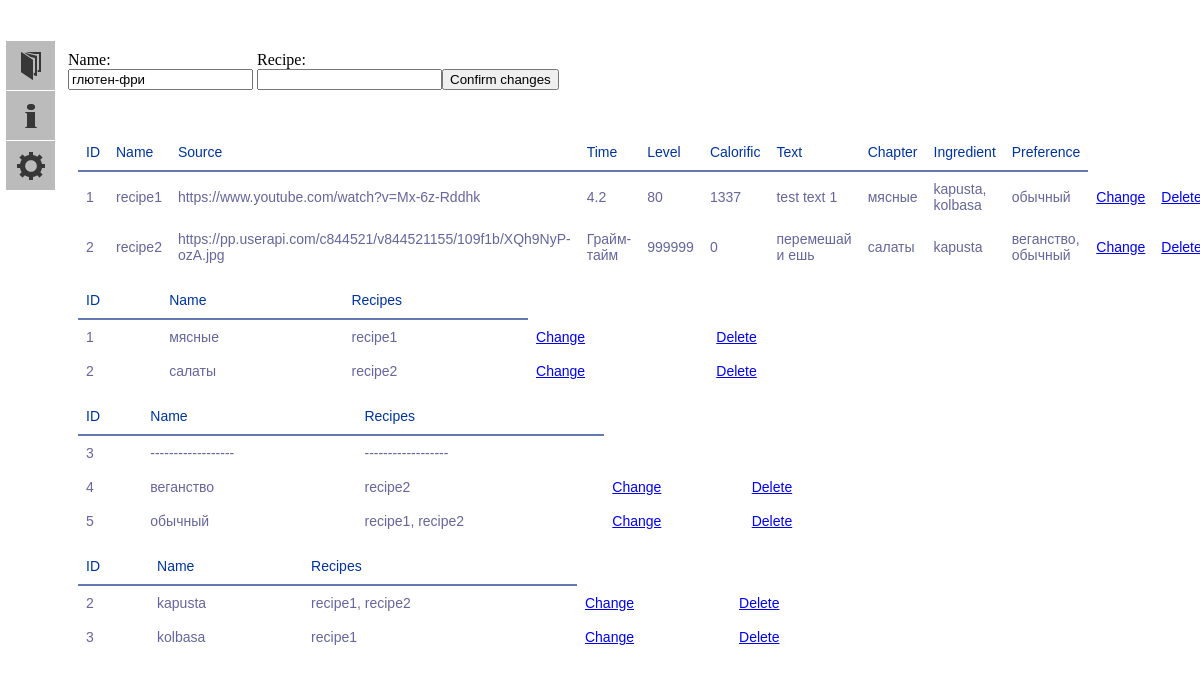
Page /change/preference/3 on the committed database.
### models.py (models this page shows, shortened)
class Preference(db.Model):
    id = db.Column(db.Integer, primary_key=True)
    name = db.Column(db.TEXT(16), index=True)
    rec_pref = db.relationship("RecipePreference", back_populates='preferences', cascade='all')
    def get_item(self, i):
        return {
            0: self.id,
            1: self.name,
            2: ', '.join(map(str, list('{}'.format(Recipe.query.get(x.recipe_id).name)
                                       for x in RecipePreference.query.filter_by(preference_id=self.id).all())))
        }[i]
    def __iter__(self):
        return (self.get_item(i) for i in range(0, 3))

class Recipe(db.Model):
    id = db.Column(db.Integer, primary_key=True)
    name = db.Column(db.TEXT(512), index=True)
    source = db.Column(db.TEXT(512))
    time = db.Column(db.String(32))
    level = db.Column(db.INT)
    calorific = db.Column(db.INT)
    text = db.Column(db.TEXT(8192))
    chapter_id = db.Column(db.Integer, db.ForeignKey("chapter.id", ondelete='CASCADE'), index=True)
    rec_ingr = db.relationship("RecipeIngredient", back_populates='recipes', cascade='all')
    rec_pref = db.relationship("RecipePreference", back_populates='recipes', cascade='all')
    def get_item(self, index):
        return {
            0: str(self.id),
            1: str(self.name),
            2: str(self.source),
            3: str(self.time),
            4: str(self.level),
            5: str(self.calorific),
            6: str(self.text),
            7: ', '.join(list('{}'.format(Chapter.query.get(x.id).name)
                              for x in Chapter.query.filter_by(id=self.chapter_id).all())),
            8: ', '.join(list('{}'.format(Ingredient.query.get(x.ingredient_id).name)
                              for x in RecipeIngredient.query.filter_by(recipe_id=self.id).all())),
            9: ', '.join(list('{}'.format(Preference.query.get(x.preference_id).name)
                              for x in RecipePreference.query.filter_by(recipe_id=self.id).all()))
        }[index]
    def __iter__(self):
        return (self.get_item(i) for i in range(0, 10))

class Chapter(db.Model):
    id = db.Column(db.Integer, primary_key=True)
    name = db.Column(db.TEXT(16), index=True, unique=True)
    recipes = db.relationship("Recipe")
    def get_item(self, i):
        return {
            0: self.id,
            1: self.name,
            2: ", ".join('{}'.format(x.name) for x in self.recipes)
        }[i]
    def __iter__(self):
        return (self.get_item(i) for i in range(0, 3))

class Ingredient(db.Model):
    id = db.Column(db.Integer, primary_key=True)
    name = db.Column(db.TEXT(16), index=True)
    rec_ingr = db.relationship("RecipeIngredient", back_populates='ingredients', cascade='all')
    def get_item(self, i):
        return{
            0: self.id,
            1: self.name,
            2: ', '.join(map(str, list('{}'.format(Recipe.query.get(x.recipe_id).name)
                                       for x in RecipeIngredient.query.filter_by(ingredient_id=self.id).all())))
        }[i]
    def __iter__(self):
        return (self.get_item(i) for i in range(0, 3))

### app.py (the view)
@app.route('/change/<chtype>/<changing>', methods=['GET', 'POST'])
def change(changing, chtype):
    try:
        contents_dict = {
            "chapter": Chapter.query.all(),
            "recipe": Recipe.query.all(),
            "ingredient": Ingredient.query.all(),
            "preference": Preference.query.all()
        }
        form = form_dict[chtype]
        form = form()
        if form.validate_on_submit():
            form.create_instance(_id=changing)
            flash('{} changed successfully'.format(chtype.capitalize()))
            return redirect(url_for('index'))
        for i in range(len(form)):
            form.get_item(i).data = instance_dict[chtype].query.get(int(changing)).get_item(i)
        return render_template("change.html", form=form, index=int(changing), chtype=chtype, contents_dict=contents_dict,
                               statistics_dict=statistics_dict)
    except Exception:
        flash("An Error while Changing")
        return redirect(url_for('index'))

### forms.py (shortened to what this page needs)
class PreferenceForm(Finder):
    recipe = StringField('recipe', validators=[Regexp(".*")])

### forms.py (called while the page is built)
    def get_item(self, i):
        return {
            0: self.id,
            1: self.name,
            2: self.recipe
        }[i]

    def __len__(self):
        return 3

### templates/change.html (shortened to what this page needs)
{% extends "base.html" %}
{% block form %}
<form action="" method="post" name="find">
    <div class="change">
    <p class="change">
        Name:<br>
        {{ form.name }}<br>
        <br>
    </p>
    {% if chtype=='recipe' %}
        <p class="change">
            Source:<br>
            {{ form.source }}<br>
            {% for error in form.errors.source %}
                <span class="error">[{{error}}]</span>
            {% endfor %}<br>
        </p>
        <p class="change">
            Time:<br>
            {{ form.time }}<br>
            {% for error in form.errors.time %}
                <span class="error">[{{error}}]</span>
            {% endfor %}<br>
        </p>
        <p class="change">
            Level:<br>
            {{ form.level }}<br>
            {% for error in form.errors.level %}
                <span class="error">[{{error}}]</span>
            {% endfor %}<br>
        </p>
        <p class="change">
            Calorific:<br>
            {{ form.calorific }}<br>
            {% for error in form.errors.calorific %}
                <span class="error">[{{error}}]</span>
            {% endfor %}<br>
        </p>
        <p class="change">
            Chapter:<br>
            {{ form.chapter }}<br>
            {% for error in form.errors.chapter %}
                <span class="error">[{{error}}]</span>
            {% endfor %}<br>
        </p>
        <p class="change">
            Preference:<br>
            {{ form.preferences }}<br>
            {% for error in form.errors.preference %}
                <span class="error">[{{error}}]</span>
            {% endfor %}<br>
        </p>
        <p class="change">
            Ingredients:<br>
            {{ form.ingredients }}<br>
            {% for error in form.errors.ingredients %}
                <span class="error">[{{error}}]</span>
            {% endfor %}<br>
        </p>
        <p class="change">
            Text:<br>
            {{ form.text }}<br>
            {% for error in form.errors.text %}
                <span class="error">[{{error}}]</span>
            {% endfor %}<br>
        </p>
        <p class="change button-recipe">
            <input type="submit" class="" value="Confirm changes">
        </p>
    {% else %}
        <p class="change">
            Recipe:<br>
            {{ form.recipe }}<br>
            <br>
        </p>
        <p class="change button">
            <input type="submit" class="" value="Confirm changes">
        </p>
    {% endif %}
    </div>
</form>
<table class="recipe">
<tr><th>ID</th><th>Name</th><th>Source</th><th>Time</th><th>Level</th><th>Calorific</th><th>Text</th><th>Chapter</th>
    <th>Ingredient</th><th>Preference</th></tr>
{% for recipe in contents_dict["recipe"] %}
    <tr>
        {% if ((chtype == 'recipe') and ( index == recipe.id )) %}
            <td>{{ recipe.id }}</td>
            {% for i in "Refactor" %}
                <td> {{ i }} </td>
            {% endfor %}
        {% else %}
            {% for item in recipe %}
                <td>{{ item }}</td>
            {% endfor %}
            <td class="after-bt"><a href="{{ url_for('change', changing=recipe.id, chtype='recipe') }}">Change</a></td>
            <td class="after-bt"><a href="{{ url_for('delete', deleting=recipe.id, chtype='recipe') }}">Delete</a></td>
        {% endif %}
    </tr>
{% endfor %}
</table>
<table class="chapter">
<tr><th>ID</th><th>Name</th><th>Recipes</th>
{% for chapter in contents_dict["chapter"] %}
    <tr>
        {% if ( (chtype == 'chapter') and (index == chapter.id) ) %}
            <td>{{ chapter.id }}</td>
            <td> ------------------ </td>
            <td> ------------------ </td>
        {% else %}
            {% for item in chapter %}
                <td>{{ item }}</td>
            {% endfor %}
            <td class="after-bt"><a href="{{ url_for('change', changing=chapter.id, chtype='chapter') }}">Change</a></td>
            <td class="after-bt"><a href="{{ url_for('delete', deleting=chapter.id, chtype='chapter') }}">Delete</a></td>
        {% endif %}
    </tr>
{% endfor %}
</table>
<table class="preference">
<tr><th>ID</th><th>Name</th><th>Recipes</th>
{% for preference in contents_dict["preference"] %}
    <tr>
        {% if ((chtype == 'preference') and ( index == preference.id )) %}
            <td>{{ preference.id }}</td>
            <td> ------------------ </td>
            <td> ------------------ </td>
        {% else %}
            {% for item in preference %}
                <td>{{ item }}</td>
            {% endfor %}
            <td class="after-bt"><a href="{{ url_for('change', changing=preference.id, chtype='preference') }}">Change</a></td>
            <td class="after-bt"><a href="{{ url_for('delete', deleting=preference.id, chtype='preference') }}">Delete</a></td>
        {% endif %}
    </tr>
{% endfor %}
</table>
<table class="ingredient">
<tr><th>ID</th><th>Name</th><th>Recipes</th>
{% for ingredient in contents_dict["ingredient"] %}
    <tr>
        {% if ((chtype == 'ingredient') and ( index == ingredient.id )) %}
            <td>{{ ingredient.id }}</td>
            <td> ------------------ </td>
            <td> ------------------ </td>
        {% else %}
            {% for item in ingredient %}
                <td>{{ item }}</td>
            {% endfor %}
            <td class="after-bt"><a href="{{ url_for('change', changing=ingredient.id, chtype='ingredient') }}">Change</a></td>
            <td class="after-bt"><a href="{{ url_for('delete', deleting=ingredient.id, chtype='ingredient') }}">Delete</a></td>
        {% endif %}
    </tr>
{% endfor %}
</table>
{% endblock %}

### static/css/main.css (style rules this page uses)
body { padding-left: 60px; margin-top: 35px; background: -moz-linear-gradient(-45deg, #ddddfb 5%, #fff 95%); height: 100%; }
table { font-family: "Lucida Sans Unicode", "Lucida Grande", Sans-Serif; font-size: 14px; background: white; max-width: 70%; width: 70%; border-collapse: collapse; text-align: left; margin: 10px; }
th { font-weight: normal; color: #039; border-bottom: 2px solid #6678b1; padding: 10px 8px; }
td { color: #669; padding: 9px 8px; transition: .3s linear; }
.change { display: inline-block; }
div.change { position:relative; }
.change.button { padding-top: 18px; position: absolute; }

### rows in the picture
Preference: name "глютен-фри", id "3"
Recipe: recipe "1" "4.2" "80" "1337" "kapusta, kolbasa", name "recipe1", source "https://www.youtube.com/watch?v=Mx-6z-Rddhk", text "test text 1"
Chapter: name "мясные", chapter "1"
Preference: name "обычный", preference "5" "recipe1, recipe2"
Recipe: recipe "2" "999999" "0" "веганство, обычный", name "recipe2", source "https://pp.userapi.com/c844521/v844521155/109f1b/XQh9NyP-ozA.jpg", time "Грайм-тайм", text "перемешай и ешь"
Chapter: name "салаты", chapter "2"
Ingredient: name "kapusta", ingredient "2" "recipe1, recipe2"
Preference: preference "4", name "веганство"
Ingredient: ingredient "3", name "kolbasa"
